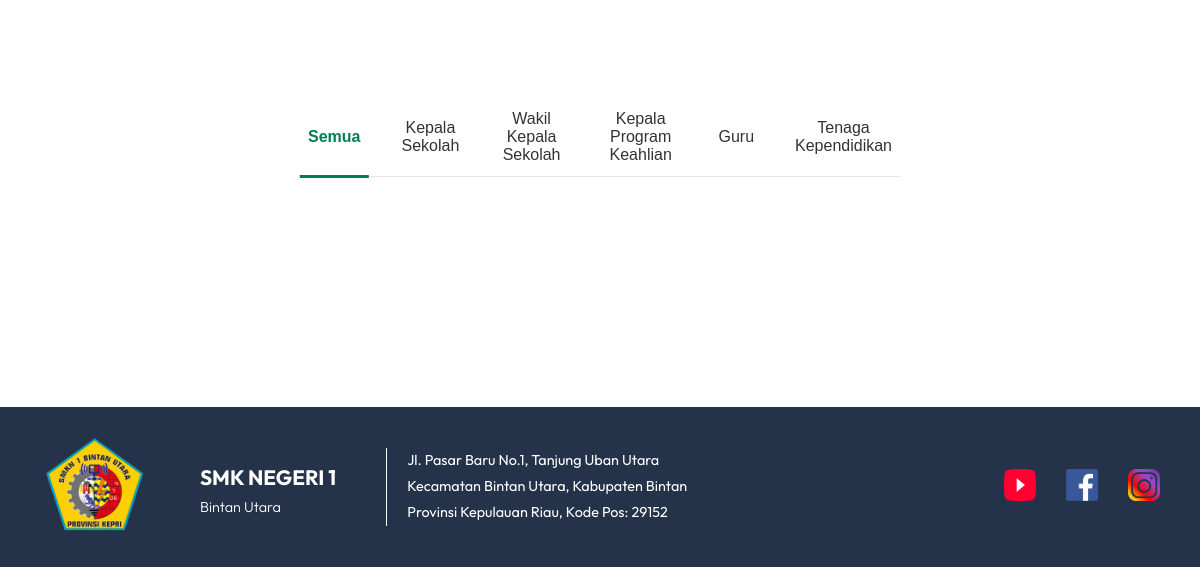
The page /gurudantendik.php (signed in, lower part) on the database as committed earlier.
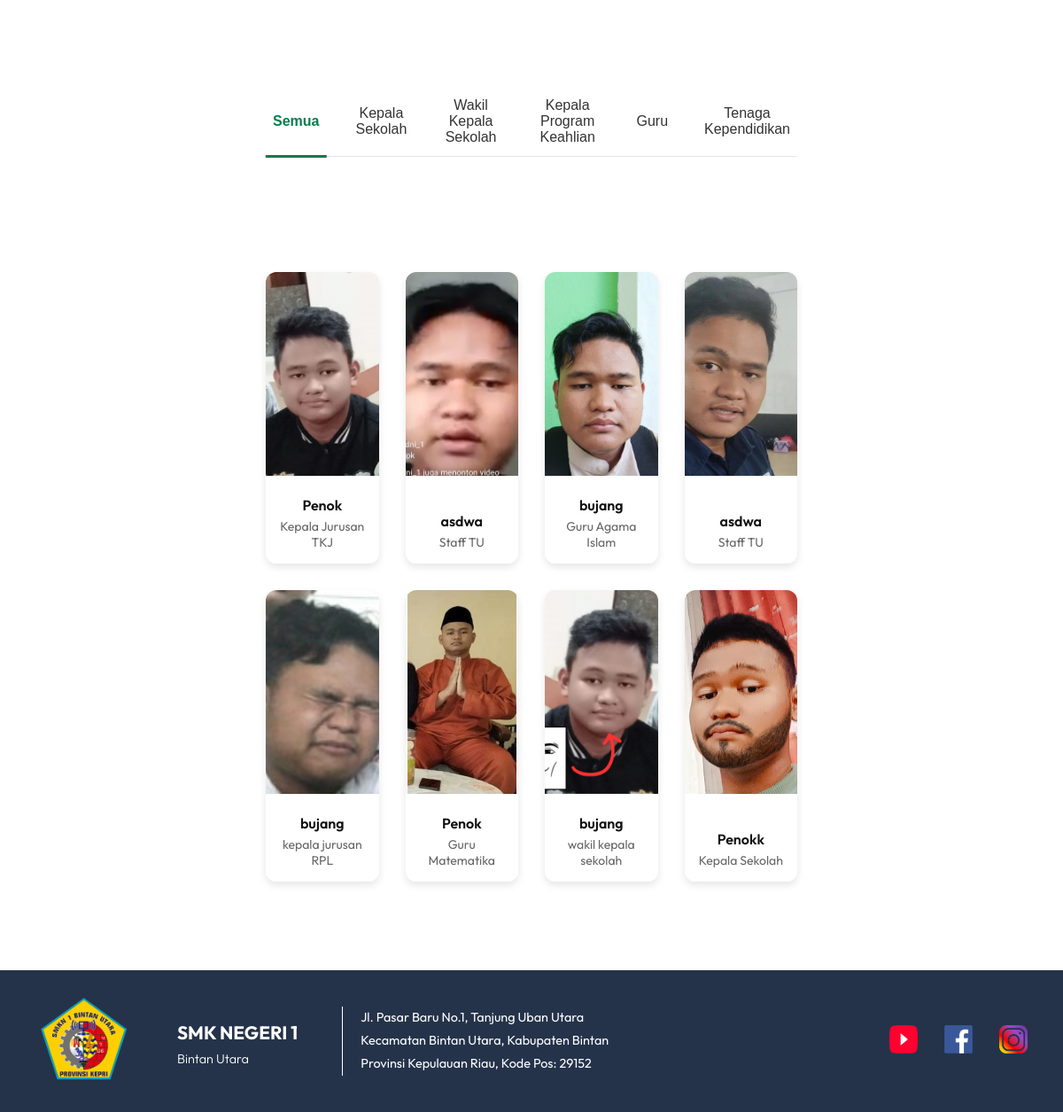
The same page on the database as committed later.
### tables this page shows
CREATE TABLE `staff` (
  `id` int(11) NOT NULL,
  `nama` varchar(100) NOT NULL,
  `jabatan` varchar(150) NOT NULL,
  `role` enum('kepala_sekolah','wakil_kepala','kepala_program','guru','tenaga_kependidikan') NOT NULL,
  `foto` varchar(255) DEFAULT NULL
);

### public/gurudantendik.php (the view, shortened to what this page needs)
<?php
include '../config/config.php';
?>
<!doctype html>
<html lang="id">
<head>
    <link rel="stylesheet" href="https://unpkg.com/aos@next/dist/aos.css" />
</head>
<body>
    <div class="tabs">
        <button class="active" data-filter="all" data-aos="fade-up" data-aos-duration="100">Semua</button>
        <button data-filter="kepala_sekolah" data-aos="fade-up" data-aos-duration="200">Kepala Sekolah</button>
        <button data-filter="wakil_kepala" data-aos="fade-up" data-aos-duration="400">Wakil Kepala Sekolah</button>
        <button data-filter="kepala_program" data-aos="fade-up" data-aos-duration="600">Kepala Program Keahlian</button>
        <button data-filter="guru" data-aos="fade-up" data-aos-duration="800">Guru</button>
        <button data-filter="tenaga_kependidikan" data-aos="fade-up" data-aos-duration="1000">Tenaga Kependidikan</button>
    </div>
    <div class="grid">
        <?php
        $result = mysqli_query($conn, "SELECT * FROM staff ORDER BY id DESC");
        while ($row = mysqli_fetch_assoc($result)):
            $foto = !empty($row['foto']) ? "assets/image/staff/" . $row['foto'] : "assets/image/default.png";
        ?>
            <div class="card" data-category="<?= strtolower($row['role']); ?>" data-aos="fade-up"
                data-aos-duration="800"
                data-aos-delay="<?= $delay; ?>">
                <div class="image-wrapper">
                    <img src="<?= $foto; ?>" alt="Foto <?= htmlspecialchars($row['nama']); ?>">
                </div>
                <div class="info">
                    <h3><?= htmlspecialchars($row['nama']); ?></h3>
                    <p><?= htmlspecialchars($row['jabatan']); ?></p>
                </div>
            </div>
        <?php
            $delay = 100;
        endwhile; ?>
    </div>
    <?php include 'include/footer.php' ?>
</body>
</html>

Rows that differ between the two databases and show on the page:
added staff: foto (picture), nama "Penok", jabatan "Kepala Jurusan TKJ"
added staff: foto (picture), nama "asdwa", jabatan "Staff TU"
added staff: foto (picture), nama "bujang", jabatan "Guru Agama Islam"
added staff: foto (picture), nama "asdwa", jabatan "Staff TU"
added staff: foto (picture), nama "bujang", jabatan "kepala jurusan RPL"
added staff: foto (picture), nama "Penok", jabatan "Guru Matematika"
added staff: foto (picture), nama "bujang", jabatan "wakil kepala sekolah"
added staff: foto (picture), nama "Penokk", jabatan "Kepala Sekolah"
